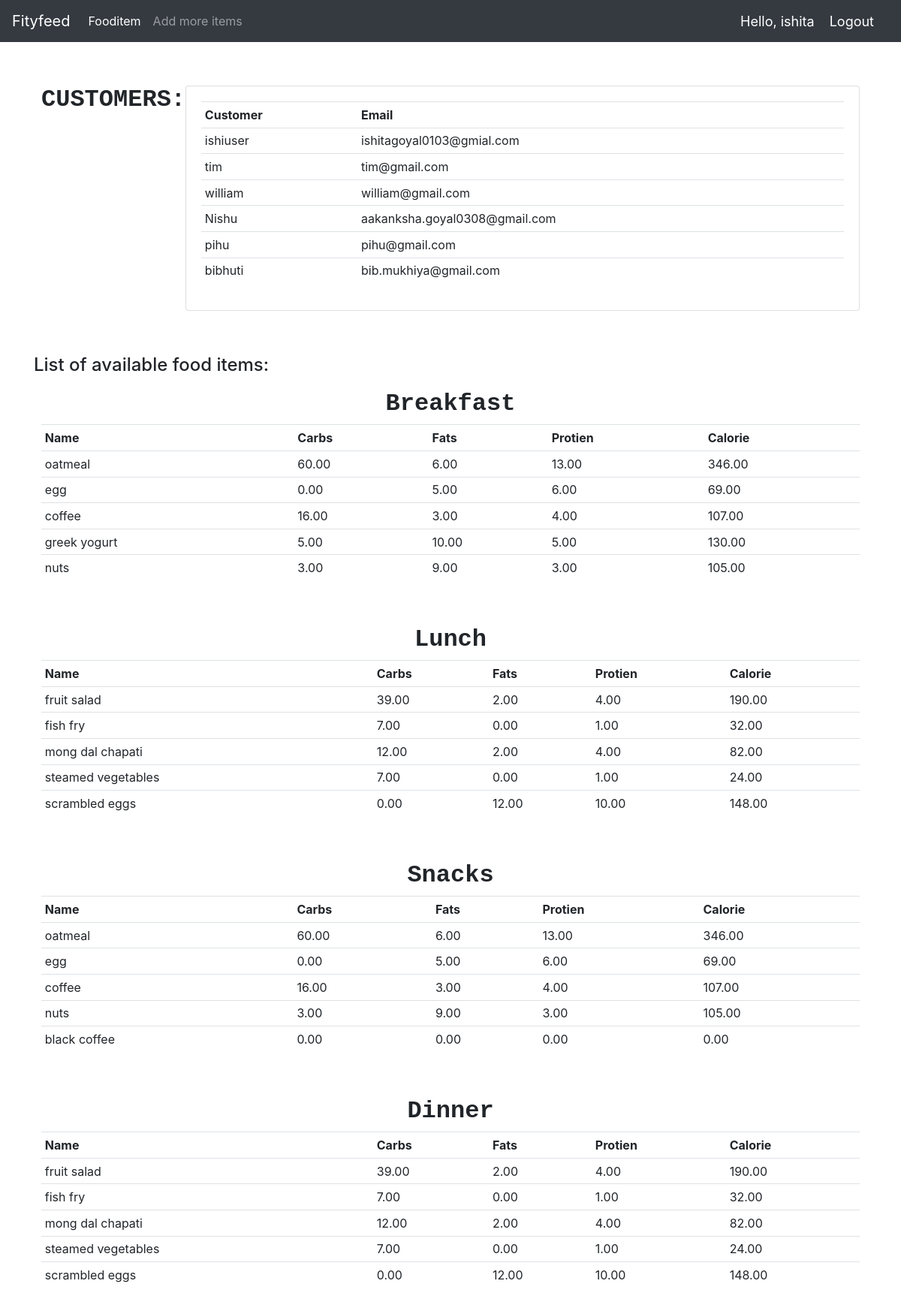
The app's page / (signed in) with its own data.
### Fityfeed/models.py (models this page shows, shortened)
class Customer(models.Model):
    user = models.OneToOneField(User, null=True, on_delete=models.CASCADE)
    name=models.CharField(max_length=200,null=True)
    email=models.CharField(max_length=200,null=True)
    date_created=models.DateTimeField(auto_now_add=True,null=True)

class Fooditem(models.Model):
    name = models.CharField(max_length=200)
    category = models.ManyToManyField(Category)
    carbohydrate = models.DecimalField(max_digits=5,decimal_places=2,default=0)
    fats = models.DecimalField(max_digits=5,decimal_places=2,default=0)
    protein = models.DecimalField(max_digits=5,decimal_places=2,default=0)
    calorie=models.DecimalField(max_digits=5,decimal_places=2,default=0,blank=True)
    quantity = models.IntegerField(default=1,null=True,blank=True)

### Fityfeed/decorators.py (the view)
    def wrapper_func(request,*args,**kwargs):
        group=None
        if request.user.groups.exists():
            group=request.user.groups.all()[0].name
        if group=='user':
            return redirect('userPage')
        if group=='admin':
            return view_func(request,*args,**kwargs)

### Fityfeed/views.py (called while the page is built)
@login_required(login_url='login')
@admin_only
def home(request):
    breakfast=Category.objects.filter(name='breakfast')[0].fooditem_set.all()[:5]
    lunch=Category.objects.filter(name='lunch')[0].fooditem_set.all()[:5]
    dinner=Category.objects.filter(name='dinner')[0].fooditem_set.all()[:5]
    snacks=Category.objects.filter(name='snacks')[0].fooditem_set.all()[:5]
    customers=Customer.objects.all()
    context={'breakfast':breakfast,
              'lunch':lunch,
              'dinner':dinner,
              'snacks':snacks,
              'customers':customers,
            }
    return render(request,'main.html',context)

### Fityfeed/templates/main.html (shortened to what this page needs)
{% load static %}
<!DOCTYPE html>
<html lang="en">
<head>
    <link rel="stylesheet" href="https://stackpath.bootstrapcdn.com/bootstrap/4.5.0/css/bootstrap.min.css"0>
    <link rel="stylesheet" href="{% static 'css/main.css' %}">
</head>
<body>
    {% include 'navbar.html' %}
    <br>
    <br>
    <div class="container">
    {% block content %}
        <div class="flex-box-row">
            <h5 id="heading">CUSTOMERS:</h5>
            <br>
            <br>
            <div class="card card-body">
               <table class="table table-sm">
                    <tr>
                        <th>Customer</th>
                        <th>Email</th>
                    </tr>
                    {% for cust in customers %}
                    <tr>
                        <td>{{cust.name}} </td>
                        <td> {{cust.email}} </td>
                    </tr>
                    {% endfor %}
                </table>
            </div>
        </div>
        <br><br>
    <h4>List of available food items:</h4>
        <div class="flex-box-row">
            <h5 id="heading">Breakfast</h5>
               <table class="table table-sm">
                    <tr>
                        <th>Name</th>
                        <th>Carbs</th>
                        <th>Fats</th>
                        <th>Protien</th>
                        <th>Calorie</th>
                    </tr>
                   {% for items in breakfast %}
                    <tr>
                        <td>{{items.name}} </td>
                        <td>{{items.carbohydrate}} </td>
                        <td>{{items.fats}} </td>
                        <td>{{items.protein}} </td>
                        <td>{{items.calorie}} </td>
                        </tr>
                    {% endfor %}
                </table>
        </div>
<br>
        <div class="flex-box-row">
            <h5 id="heading">Lunch</h5>
             <table class="table table-sm">
                    <tr>
                        <th>Name</th>
                        <th>Carbs</th>
                        <th>Fats</th>
                        <th>Protien</th>
                        <th>Calorie</th>
                    </tr>
                   {% for items in lunch %}
                    <tr>
                        <td>{{items.name}} </td>
                        <td>{{items.carbohydrate}} </td>
                        <td>{{items.fats}} </td>
                        <td>{{items.protein}} </td>
                        <td>{{items.calorie}} </td>
                        </tr>
                    {% endfor %}
                </table>
        </div>
        <br>
        <div class="flex-box-row">
            <h5 id="heading">Snacks</h5>
                <table class="table table-sm">
                    <tr>
                        <th>Name</th>
                        <th>Carbs</th>
                        <th>Fats</th>
                        <th>Protien</th>
                        <th>Calorie</th>
                    </tr>
                   {% for items in snacks %}
                    <tr>
                        <td>{{items.name}} </td>
                        <td>{{items.carbohydrate}} </td>
                        <td>{{items.fats}} </td>
                        <td>{{items.protein}} </td>
                        <td>{{items.calorie}} </td>
                        </tr>
                    {% endfor %}
                </table>
        </div>
        <br>
        <div class="flex-box-row">
            <h5 id="heading">Dinner</h5>
                <table class="table table-sm">
                    <tr>
                        <th>Name</th>
                        <th>Carbs</th>
                        <th>Fats</th>
                        <th>Protien</th>
                        <th>Calorie</th>
                    </tr>
                   {% for items in dinner %}
                    <tr>
                        <td>{{items.name}} </td>
                        <td>{{items.carbohydrate}} </td>
                        <td>{{items.fats}} </td>
                        <td>{{items.protein}} </td>
                        <td>{{items.calorie}} </td>
                        </tr>
                    {% endfor %}
                </table>
        </div>
<br>
    {% endblock %}
    </div>
</body>
</html>

### Fityfeed/templates/navbar.html (shortened to what this page needs)
{% load static%}
<nav class="navbar navbar-expand-lg navbar-dark bg-dark">
    <a class="navbar-brand" href="{% url 'home' %}">Fityfeed</a>
    <div class="collapse navbar-collapse" id="navbarSupportedContent">
    {% if request.user.is_staff %}
      <ul class="navbar-nav mr-auto">
        <li class="nav-item active">
          <a class="nav-link" href="{% url 'fooditem' %}">Fooditem<span class="sr-only">(current)</span></a>
        </li>
        <li class="nav-item">
          <a class="nav-link" href="{% url 'createfooditem' %}">Add more items</a>
        </li>
      </ul>
    {% endif %}
    </div>
    <span class="hello-msg">Hello, {{request.user}}</span>
    <span ><a  class="hello-msg" href="{% url 'logout' %}">Logout</a></span>
  </nav>

### static/css/main.css (style rules this page uses)
.flex-box-row { display:flex; padding : 10px; flex-wrap: wrap; justify-content: space-around; }
#heading { text-shadow: antiquewhite; font-family: 'Courier New', Courier, monospace; font-weight: 550; font-size: xx-large; text-align: left; }

### Fityfeed/templates/navbar.html (style rules this page uses)
.hello-msg { font-size: 18px; color: #fff; margin-right: 20px; }

### records on screen
Customer: name "ishiuser", email "ishitagoyal0103@gmial.com"
Customer: name "tim", email "tim@gmail.com"
Customer: name "william", email "william@gmail.com"
Customer: name "Nishu", email "aakanksha.goyal0308@gmail.com"
Customer: name "pihu", email "pihu@gmail.com"
Customer: name "bibhuti", email "bib.mukhiya@gmail.com"
Fooditem: name "oatmeal", carbohydrate "60.00", fats "6.00", protein "13.00", calorie "346.00"
Fooditem: name "egg", carbohydrate "0.00", fats "5.00", protein "6.00", calorie "69.00"
Fooditem: name "coffee", carbohydrate "16.00", fats "3.00", protein "4.00", calorie "107.00"
Fooditem: name "greek yogurt", carbohydrate "5.00", fats "10.00", protein "5.00", calorie "130.00"
Fooditem: name "nuts", carbohydrate "3.00", fats "9.00", protein "3.00", calorie "105.00"
Fooditem: name "fruit salad", carbohydrate "39.00", fats "2.00", protein "4.00", calorie "190.00"
Fooditem: name "fish fry", carbohydrate "7.00", fats "0.00", protein "1.00", calorie "32.00"
Fooditem: name "mong dal chapati", carbohydrate "12.00", fats "2.00", protein "4.00", calorie "82.00"
Fooditem: name "steamed vegetables", carbohydrate "7.00", fats "0.00", protein "1.00", calorie "24.00"
Fooditem: name "scrambled eggs", carbohydrate "0.00", fats "12.00", protein "10.00", calorie "148.00"
Fooditem: name "black coffee", carbohydrate "0.00", fats "0.00", protein "0.00", calorie "0.00"

### other values on screen
{{ request.user }} "ishita"
